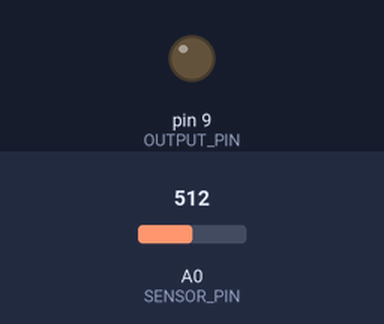
Simulated run of this sketch. Board: Arduino Uno, built with avr-gcc and run on an emulated ATmega328P. On the bench: output pins drawn as LEDs (lit = HIGH). The inputs (shaded band) are chosen by the test bench; at power-on: A0 (SENSOR_PIN) = 512.

Above: at 1.2 s.
1.3 s: A0 (SENSOR_PIN) set to 216
2.8 s: A0 (SENSOR_PIN) set to 189
At 3.3 s:
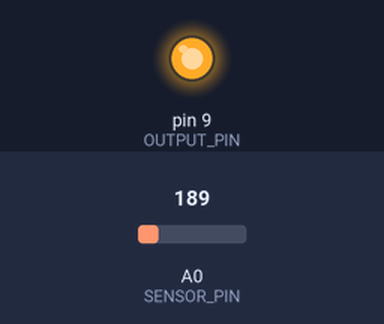
4.3 s: A0 (SENSOR_PIN) set to 210
At 5.5 s:
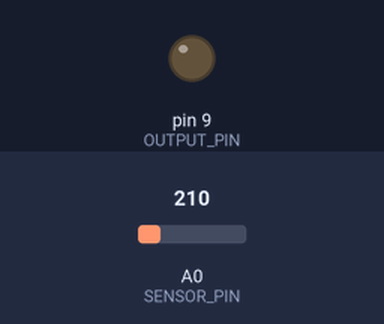
5.8 s: A0 (SENSOR_PIN) set to 190
At 6.7 s:
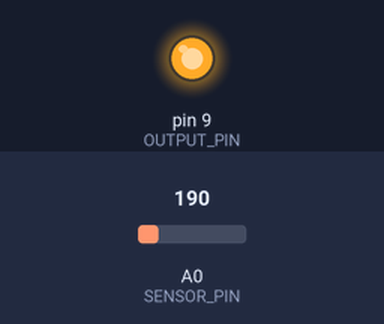
Timing chart, 0 to 8.3 s (numbered marks = the images above; inputs shaded):
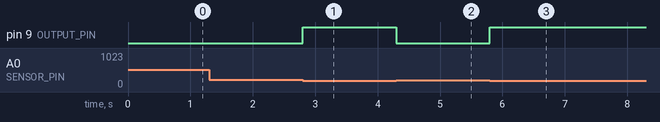

The sketch:

light_trigger.ino
```cpp
// Automatic Trigger for Light Motion Sensor
// For: @Ade_Kolade

#define THRESHOLD_VALUE 200
#define SENSOR_PIN A0
#define OUTPUT_PIN 9

void setup() {
    pinMode(OUTPUT_PIN, OUTPUT);
}

void loop() {
    while(analogRead(SENSOR_PIN) < THRESHOLD_VALUE) {
        if(digitalRead(OUTPUT_PIN) == 0) {
          digitalWrite(OUTPUT_PIN, 1);
        }
    }
    if(digitalRead(OUTPUT_PIN) == 1) {
      digitalWrite(OUTPUT_PIN, 0);
    }
}
```

Measured:
- the behaviour switches between 200 and 199 on A0 (SENSOR_PIN) (found by bisection; images 0 and 1)
- after the input at 1.3 s, every drawn part: stays the same
- after the input at 2.8 s, pin 9 (OUTPUT_PIN): LOW → HIGH at once
- after the input at 4.3 s, pin 9 (OUTPUT_PIN): HIGH → LOW at once
- after the input at 5.8 s, pin 9 (OUTPUT_PIN): LOW → HIGH at once
